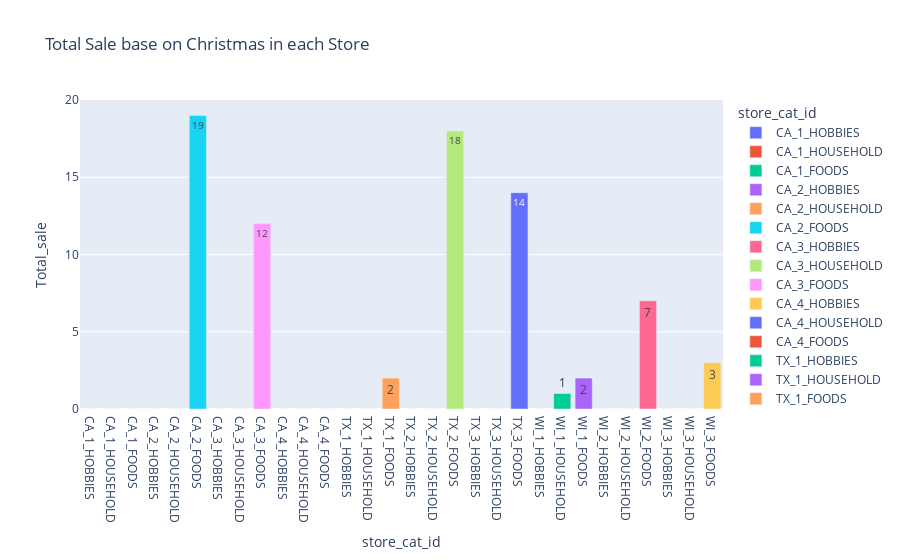

Notebook source saved alongside this figure:
### Code cell
px.bar(data, x="store_cat_id", y="Total_sale", color="store_cat_id", title="Total Sale base on Christmas in each Store ",text='Total_sale')

### Figure 1 — Plotly figure (JSON) as saved in the notebook; plotly's stock layout.template omitted (floating-point values rounded to 4 significant figures)
{"data": [{"alignmentgroup": "True", "hovertemplate": "store_cat_id=%{x}<br>Total_sale=%{text}<extra></extra>", "legendgroup": "CA_1_HOBBIES", "marker": {"color": "#636efa", "pattern": {"shape": ""}}, "name": "CA_1_HOBBIES", "offsetgroup": "CA_1_HOBBIES", "orientation": "v", "showlegend": true, "text": [0], "textposition": "auto", "type": "bar", "x": ["CA_1_HOBBIES"], "xaxis": "x", "y": [0], "yaxis": "y"}, {"alignmentgroup": "True", "hovertemplate": "store_cat_id=%{x}<br>Total_sale=%{text}<extra></extra>", "legendgroup": "CA_1_HOUSEHOLD", "marker": {"color": "#EF553B", "pattern": {"shape": ""}}, "name": "CA_1_HOUSEHOLD", "offsetgroup": "CA_1_HOUSEHOLD", "orientation": "v", "showlegend": true, "text": [0], "textposition": "auto", "type": "bar", "x": ["CA_1_HOUSEHOLD"], "xaxis": "x", "y": [0], "yaxis": "y"}, {"alignmentgroup": "True", "hovertemplate": "store_cat_id=%{x}<br>Total_sale=%{text}<extra></extra>", "legendgroup": "CA_1_FOODS", "marker": {"color": "#00cc96", "pattern": {"shape": ""}}, "name": "CA_1_FOODS", "offsetgroup": "CA_1_FOODS", "orientation": "v", "showlegend": true, "text": [0], "textposition": "auto", "type": "bar", "x": ["CA_1_FOODS"], "xaxis": "x", "y": [0], "yaxis": "y"}, {"alignmentgroup": "True", "hovertemplate": "store_cat_id=%{x}<br>Total_sale=%{text}<extra></extra>", "legendgroup": "CA_2_HOBBIES", "marker": {"color": "#ab63fa", "pattern": {"shape": ""}}, "name": "CA_2_HOBBIES", "offsetgroup": "CA_2_HOBBIES", "orientation": "v", "showlegend": true, "text": [0], "textposition": "auto", "type": "bar", "x": ["CA_2_HOBBIES"], "xaxis": "x", "y": [0], "yaxis": "y"}, {"alignmentgroup": "True", "hovertemplate": "store_cat_id=%{x}<br>Total_sale=%{text}<extra></extra>", "legendgroup": "CA_2_HOUSEHOLD", "marker": {"color": "#FFA15A", "pattern": {"shape": ""}}, "name": "CA_2_HOUSEHOLD", "offsetgroup": "CA_2_HOUSEHOLD", "orientation": "v", "showlegend": true, "text": [0], "textposition": "auto", "type": "bar", "x": ["CA_2_HOUSEHOLD"], "xaxis": "x", "y": [0], "yaxis": "y"}, {"alignmentgroup": "True", "hovertemplate": "store_cat_id=%{x}<br>Total_sale=%{text}<extra></extra>", "legendgroup": "CA_2_FOODS", "marker": {"color": "#19d3f3", "pattern": {"shape": ""}}, "name": "CA_2_FOODS", "offsetgroup": "CA_2_FOODS", "orientation": "v", "showlegend": true, "text": [19], "textposition": "auto", "type": "bar", "x": ["CA_2_FOODS"], "xaxis": "x", "y": [19], "yaxis": "y"}, {"alignmentgroup": "True", "hovertemplate": "store_cat_id=%{x}<br>Total_sale=%{text}<extra></extra>", "legendgroup": "CA_3_HOBBIES", "marker": {"color": "#FF6692", "pattern": {"shape": ""}}, "name": "CA_3_HOBBIES", "offsetgroup": "CA_3_HOBBIES", "orientation": "v", "showlegend": true, "text": [0], "textposition": "auto", "type": "bar", "x": ["CA_3_HOBBIES"], "xaxis": "x", "y": [0], "yaxis": "y"}, {"alignmentgroup": "True", "hovertemplate": "store_cat_id=%{x}<br>Total_sale=%{text}<extra></extra>", "legendgroup": "CA_3_HOUSEHOLD", "marker": {"color": "#B6E880", "pattern": {"shape": ""}}, "name": "CA_3_HOUSEHOLD", "offsetgroup": "CA_3_HOUSEHOLD", "orientation": "v", "showlegend": true, "text": [0], "textposition": "auto", "type": "bar", "x": ["CA_3_HOUSEHOLD"], "xaxis": "x", "y": [0], "yaxis": "y"}, {"alignmentgroup": "True", "hovertemplate": "store_cat_id=%{x}<br>Total_sale=%{text}<extra></extra>", "legendgroup": "CA_3_FOODS", "marker": {"color": "#FF97FF", "pattern": {"shape": ""}}, "name": "CA_3_FOODS", "offsetgroup": "CA_3_FOODS", "orientation": "v", "showlegend": true, "text": [12], "textposition": "auto", "type": "bar", "x": ["CA_3_FOODS"], "xaxis": "x", "y": [12], "yaxis": "y"}, {"alignmentgroup": "True", "hovertemplate": "store_cat_id=%{x}<br>Total_sale=%{text}<extra></extra>", "legendgroup": "CA_4_HOBBIES", "marker": {"color": "#FECB52", "pattern": {"shape": ""}}, "name": "CA_4_HOBBIES", "offsetgroup": "CA_4_HOBBIES", "orientation": "v", "showlegend": true, "text": [0], "textposition": "auto", "type": "bar", "x": ["CA_4_HOBBIES"], "xaxis": "x", "y": [0], "yaxis": "y"}, {"alignmentgroup": "True", "hovertemplate": "store_cat_id=%{x}<br>Total_sale=%{text}<extra></extra>", "legendgroup": "CA_4_HOUSEHOLD", "marker": {"color": "#636efa", "pattern": {"shape": ""}}, "name": "CA_4_HOUSEHOLD", "offsetgroup": "CA_4_HOUSEHOLD", "orientation": "v", "showlegend": true, "text": [0], "textposition": "auto", "type": "bar", "x": ["CA_4_HOUSEHOLD"], "xaxis": "x", "y": [0], "yaxis": "y"}, {"alignmentgroup": "True", "hovertemplate": "store_cat_id=%{x}<br>Total_sale=%{text}<extra></extra>", "legendgroup": "CA_4_FOODS", "marker": {"color": "#EF553B", "pattern": {"shape": ""}}, "name": "CA_4_FOODS", "offsetgroup": "CA_4_FOODS", "orientation": "v", "showlegend": true, "text": [0], "textposition": "auto", "type": "bar", "x": ["CA_4_FOODS"], "xaxis": "x", "y": [0], "yaxis": "y"}, {"alignmentgroup": "True", "hovertemplate": "store_cat_id=%{x}<br>Total_sale=%{text}<extra></extra>", "legendgroup": "TX_1_HOBBIES", "marker": {"color": "#00cc96", "pattern": {"shape": ""}}, "name": "TX_1_HOBBIES", "offsetgroup": "TX_1_HOBBIES", "orientation": "v", "showlegend": true, "text": [0], "textposition": "auto", "type": "bar", "x": ["TX_1_HOBBIES"], "xaxis": "x", "y": [0], "yaxis": "y"}, {"alignmentgroup": "True", "hovertemplate": "store_cat_id=%{x}<br>Total_sale=%{text}<extra></extra>", "legendgroup": "TX_1_HOUSEHOLD", "marker": {"color": "#ab63fa", "pattern": {"shape": ""}}, "name": "TX_1_HOUSEHOLD", "offsetgroup": "TX_1_HOUSEHOLD", "orientation": "v", "showlegend": true, "text": [0], "textposition": "auto", "type": "bar", "x": ["TX_1_HOUSEHOLD"], "xaxis": "x", "y": [0], "yaxis": "y"}, {"alignmentgroup": "True", "hovertemplate": "store_cat_id=%{x}<br>Total_sale=%{text}<extra></extra>", "legendgroup": "TX_1_FOODS", "marker": {"color": "#FFA15A", "pattern": {"shape": ""}}, "name": "TX_1_FOODS", "offsetgroup": "TX_1_FOODS", "orientation": "v", "showlegend": true, "text": [2], "textposition": "auto", "type": "bar", "x": ["TX_1_FOODS"], "xaxis": "x", "y": [2], "yaxis": "y"}, {"alignmentgroup": "True", "hovertemplate": "store_cat_id=%{x}<br>Total_sale=%{text}<extra></extra>", "legendgroup": "TX_2_HOBBIES", "marker": {"color": "#19d3f3", "pattern": {"shape": ""}}, "name": "TX_2_HOBBIES", "offsetgroup": "TX_2_HOBBIES", "orientation": "v", "showlegend": true, "text": [0], "textposition": "auto", "type": "bar", "x": ["TX_2_HOBBIES"], "xaxis": "x", "y": [0], "yaxis": "y"}, {"alignmentgroup": "True", "hovertemplate": "store_cat_id=%{x}<br>Total_sale=%{text}<extra></extra>", "legendgroup": "TX_2_HOUSEHOLD", "marker": {"color": "#FF6692", "pattern": {"shape": ""}}, "name": "TX_2_HOUSEHOLD", "offsetgroup": "TX_2_HOUSEHOLD", "orientation": "v", "showlegend": true, "text": [0], "textposition": "auto", "type": "bar", "x": ["TX_2_HOUSEHOLD"], "xaxis": "x", "y": [0], "yaxis": "y"}, {"alignmentgroup": "True", "hovertemplate": "store_cat_id=%{x}<br>Total_sale=%{text}<extra></extra>", "legendgroup": "TX_2_FOODS", "marker": {"color": "#B6E880", "pattern": {"shape": ""}}, "name": "TX_2_FOODS", "offsetgroup": "TX_2_FOODS", "orientation": "v", "showlegend": true, "text": [18], "textposition": "auto", "type": "bar", "x": ["TX_2_FOODS"], "xaxis": "x", "y": [18], "yaxis": "y"}, {"alignmentgroup": "True", "hovertemplate": "store_cat_id=%{x}<br>Total_sale=%{text}<extra></extra>", "legendgroup": "TX_3_HOBBIES", "marker": {"color": "#FF97FF", "pattern": {"shape": ""}}, "name": "TX_3_HOBBIES", "offsetgroup": "TX_3_HOBBIES", "orientation": "v", "showlegend": true, "text": [0], "textposition": "auto", "type": "bar", "x": ["TX_3_HOBBIES"], "xaxis": "x", "y": [0], "yaxis": "y"}, {"alignmentgroup": "True", "hovertemplate": "store_cat_id=%{x}<br>Total_sale=%{text}<extra></extra>", "legendgroup": "TX_3_HOUSEHOLD", "marker": {"color": "#FECB52", "pattern": {"shape": ""}}, "name": "TX_3_HOUSEHOLD", "offsetgroup": "TX_3_HOUSEHOLD", "orientation": "v", "showlegend": true, "text": [0], "textposition": "auto", "type": "bar", "x": ["TX_3_HOUSEHOLD"], "xaxis": "x", "y": [0], "yaxis": "y"}, {"alignmentgroup": "True", "hovertemplate": "store_cat_id=%{x}<br>Total_sale=%{text}<extra></extra>", "legendgroup": "TX_3_FOODS", "marker": {"color": "#636efa", "pattern": {"shape": ""}}, "name": "TX_3_FOODS", "offsetgroup": "TX_3_FOODS", "orientation": "v", "showlegend": true, "text": [14], "textposition": "auto", "type": "bar", "x": ["TX_3_FOODS"], "xaxis": "x", "y": [14], "yaxis": "y"}, {"alignmentgroup": "True", "hovertemplate": "store_cat_id=%{x}<br>Total_sale=%{text}<extra></extra>", "legendgroup": "WI_1_HOBBIES", "marker": {"color": "#EF553B", "pattern": {"shape": ""}}, "name": "WI_1_HOBBIES", "offsetgroup": "WI_1_HOBBIES", "orientation": "v", "showlegend": true, "text": [0], "textposition": "auto", "type": "bar", "x": ["WI_1_HOBBIES"], "xaxis": "x", "y": [0], "yaxis": "y"}, {"alignmentgroup": "True", "hovertemplate": "store_cat_id=%{x}<br>Total_sale=%{text}<extra></extra>", "legendgroup": "WI_1_HOUSEHOLD", "marker": {"color": "#00cc96", "pattern": {"shape": ""}}, "name": "WI_1_HOUSEHOLD", "offsetgroup": "WI_1_HOUSEHOLD", "orientation": "v", "showlegend": true, "text": [1], "textposition": "auto", "type": "bar", "x": ["WI_1_HOUSEHOLD"], "xaxis": "x", "y": [1], "yaxis": "y"}, {"alignmentgroup": "True", "hovertemplate": "store_cat_id=%{x}<br>Total_sale=%{text}<extra></extra>", "legendgroup": "WI_1_FOODS", "marker": {"color": "#ab63fa", "pattern": {"shape": ""}}, "name": "WI_1_FOODS", "offsetgroup": "WI_1_FOODS", "orientation": "v", "showlegend": true, "text": [2], "textposition": "auto", "type": "bar", "x": ["WI_1_FOODS"], "xaxis": "x", "y": [2], "yaxis": "y"}, {"alignmentgroup": "True", "hovertemplate": "store_cat_id=%{x}<br>Total_sale=%{text}<extra></extra>", "legendgroup": "WI_2_HOBBIES", "marker": {"color": "#FFA15A", "pattern": {"shape": ""}}, "name": "WI_2_HOBBIES", "offsetgroup": "WI_2_HOBBIES", "orientation": "v", "showlegend": true, "text": [0], "textposition": "auto", "type": "bar", "x": ["WI_2_HOBBIES"], "xaxis": "x", "y": [0], "yaxis": "y"}, {"alignmentgroup": "True", "hovertemplate": "store_cat_id=%{x}<br>Total_sale=%{text}<extra></extra>", "legendgroup": "WI_2_HOUSEHOLD", "marker": {"color": "#19d3f3", "pattern": {"shape": ""}}, "name": "WI_2_HOUSEHOLD", "offsetgroup": "WI_2_HOUSEHOLD", "orientation": "v", "showlegend": true, "text": [0], "textposition": "auto", "type": "bar", "x": ["WI_2_HOUSEHOLD"], "xaxis": "x", "y": [0], "yaxis": "y"}, {"alignmentgroup": "True", "hovertemplate": "store_cat_id=%{x}<br>Total_sale=%{text}<extra></extra>", "legendgroup": "WI_2_FOODS", "marker": {"color": "#FF6692", "pattern": {"shape": ""}}, "name": "WI_2_FOODS", "offsetgroup": "WI_2_FOODS", "orientation": "v", "showlegend": true, "text": [7], "textposition": "auto", "type": "bar", "x": ["WI_2_FOODS"], "xaxis": "x", "y": [7], "yaxis": "y"}, {"alignmentgroup": "True", "hovertemplate": "store_cat_id=%{x}<br>Total_sale=%{text}<extra></extra>", "legendgroup": "WI_3_HOBBIES", "marker": {"color": "#B6E880", "pattern": {"shape": ""}}, "name": "WI_3_HOBBIES", "offsetgroup": "WI_3_HOBBIES", "orientation": "v", "showlegend": true, "text": [0], "textposition": "auto", "type": "bar", "x": ["WI_3_HOBBIES"], "xaxis": "x", "y": [0], "yaxis": "y"}, {"alignmentgroup": "True", "hovertemplate": "store_cat_id=%{x}<br>Total_sale=%{text}<extra></extra>", "legendgroup": "WI_3_HOUSEHOLD", "marker": {"color": "#FF97FF", "pattern": {"shape": ""}}, "name": "WI_3_HOUSEHOLD", "offsetgroup": "WI_3_HOUSEHOLD", "orientation": "v", "showlegend": true, "text": [0], "textposition": "auto", "type": "bar", "x": ["WI_3_HOUSEHOLD"], "xaxis": "x", "y": [0], "yaxis": "y"}, {"alignmentgroup": "True", "hovertemplate": "store_cat_id=%{x}<br>Total_sale=%{text}<extra></extra>", "legendgroup": "WI_3_FOODS", "marker": {"color": "#FECB52", "pattern": {"shape": ""}}, "name": "WI_3_FOODS", "offsetgroup": "WI_3_FOODS", "orientation": "v", "showlegend": true, "text": [3], "textposition": "auto", "type": "bar", "x": ["WI_3_FOODS"], "xaxis": "x", "y": [3], "yaxis": "y"}], "layout": {"barmode": "relative", "legend": {"title": {"text": "store_cat_id"}, "tracegroupgap": 0}, "title": {"text": "Total Sale base on Christmas in each Store "}, "xaxis": {"anchor": "y", "categoryarray": ["CA_1_HOBBIES", "CA_1_HOUSEHOLD", "CA_1_FOODS", "CA_2_HOBBIES", "CA_2_HOUSEHOLD", "CA_2_FOODS", "CA_3_HOBBIES", "CA_3_HOUSEHOLD", "CA_3_FOODS", "CA_4_HOBBIES", "CA_4_HOUSEHOLD", "CA_4_FOODS", "TX_1_HOBBIES", "TX_1_HOUSEHOLD", "TX_1_FOODS", "TX_2_HOBBIES", "TX_2_HOUSEHOLD", "TX_2_FOODS", "TX_3_HOBBIES", "TX_3_HOUSEHOLD", "TX_3_FOODS", "WI_1_HOBBIES", "WI_1_HOUSEHOLD", "WI_1_FOODS", "WI_2_HOBBIES", "WI_2_HOUSEHOLD", "WI_2_FOODS", "WI_3_HOBBIES", "WI_3_HOUSEHOLD", "WI_3_FOODS"], "categoryorder": "array", "domain": [0, 1], "title": {"text": "store_cat_id"}}, "yaxis": {"anchor": "x", "domain": [0, 1], "title": {"text": "Total_sale"}}}}
